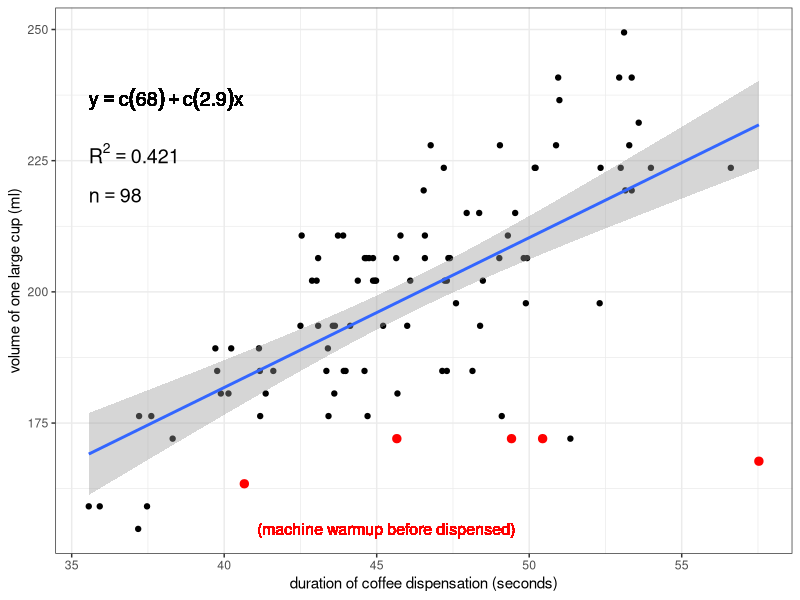
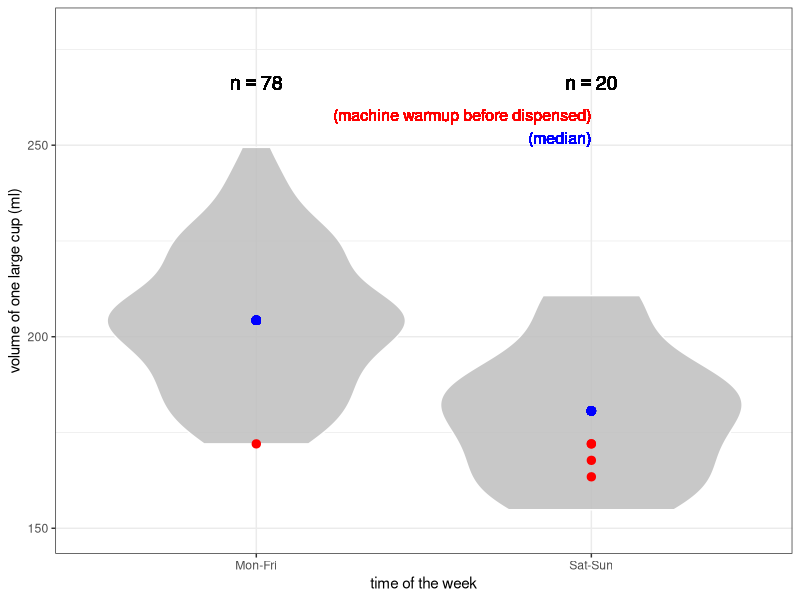
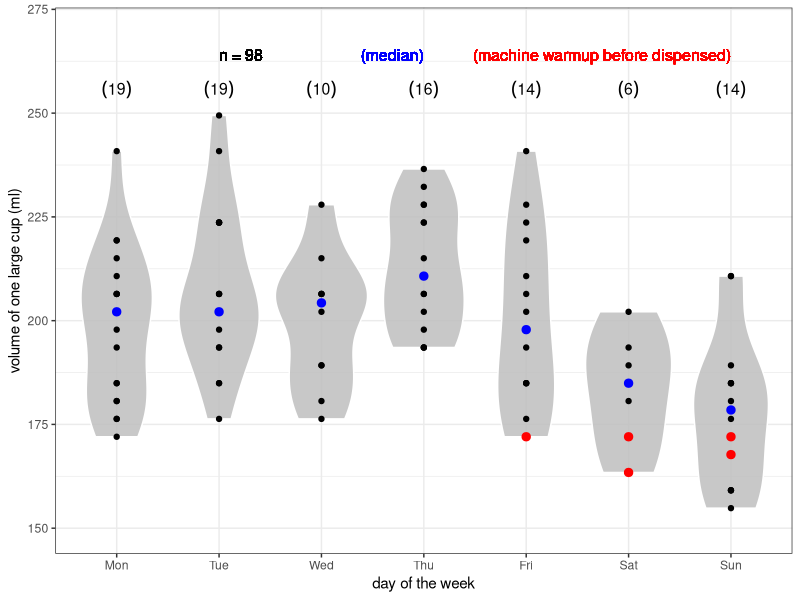
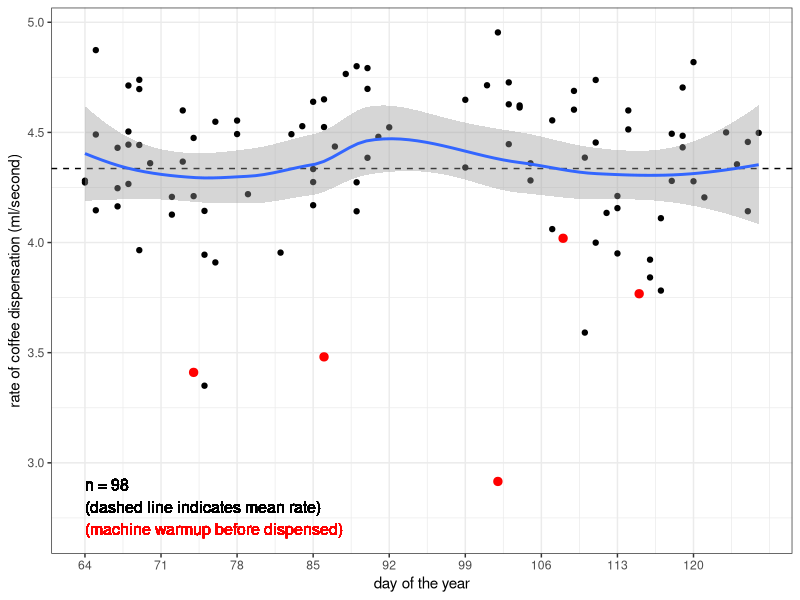
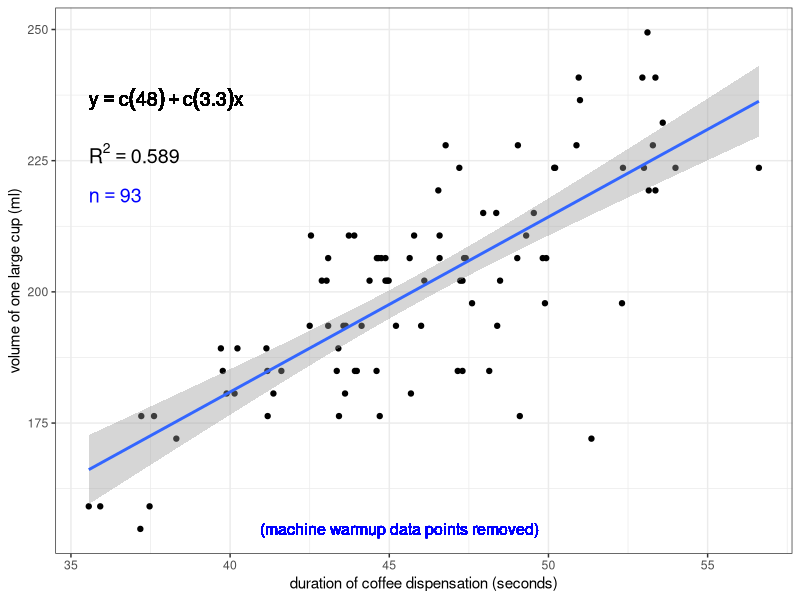

Write the R code that produced these figures, in order.

### How does the espresso machine vary in the volume of
### coffee it dispenses for a single "large" cup?

setwd("/home/sam/Dropbox/github/coffee-data")
#setwd("wherever you put this file after downloading it")

library(ggplot2)

df <- read.csv("coffee-data.csv")

# The ruler I use to measure height (and therefore calculate volume)
# has a 3 mm length between the zero mark and its end. So, we add 3 
# to the height...
df$height <- df$height + 3

# ... and then calculate volume and rate, 
# so we have more accurate data!
df$volume <- df$height*(3.1415*37^2)/1000
df$rate <- df$volume/df$duration

################################
### Volume vs. duration (duration of coffee dispensation)
{
# sample size
n <- length(df$duration)
# label to print sample size in subsequent plot
n.text <- paste("n == ", n)
# data.frame of sample size label and coordinates
# at which to print it on the plot
n.df <- data.frame(n.text, x=min(df$duration), y=0.87*max(df$volume))
  
# calculate R-squared value
rsq <- signif(summary(lm(df$volume ~ df$duration))$r.squared, digits=3)
# make a label to print R-squared value in subsequent plot
rsq.text <- paste("R^2 == ",rsq)
# make a data.frame of R-squared value label and coordinates
# at which to print it on the plot
rsq.df <- data.frame(rsq.text,x=min(df$duration),y=0.9*max(df$volume))

# function to extract regression equation
lm_eqn <- function(df)
{
  m <- lm(df$volume ~ df$duration)
  eq <- substitute(y == a + b*x, 
                   list(a = format(coef(m)[1], digits = 2), 
                        b = format(coef(m)[2], digits = 2)))
  as.character(as.expression(eq))                 
}

# generate plot w/ simple linear regression overlayed
plot <- ggplot(df, aes(duration, volume)) +
  geom_point() +
  stat_smooth(method="lm") +
  xlab("duration of coffee dispensation (seconds)") +
  ylab("volume of one large cup (ml)") +
  theme(axis.text=element_text(size=4), axis.title=element_text(size=5)) +
  theme_bw()

# add regression equation to plot
plot <- plot + 
  geom_text(data=n.df, aes(x,y,label=n.text),parse=TRUE,hjust=0,vjust=0,size=5) +
  geom_text(data=rsq.df, aes(x,y,label=rsq.text),parse=TRUE,hjust=0,vjust=0,size=5) +
  geom_text(aes(x=min(df$duration),y=0.94*max(df$volume),label=lm_eqn(df)),parse=TRUE,hjust=0,vjust=0,size=5)

# add a layer that highlights the last data point recorded
#plot <- plot +
#  geom_point(data=df[length(df$duration),],color="red",size=2.5)

# add a layer that highlights data points where espresso machine 
# had to "warm up" before dispensing coffee
plot <- plot +
  geom_point(data=df[df$warmup%in%"yes",], color="red", size=2.5) +
  geom_text(aes(x=mean(df$duration)-5,y=min(df$volume),label="(machine warmup before dispensed)"),
           hjust=0,vjust=0.5,color="red",size=4)

# print plot in R window
plot

# save plot directly to file as a .jpeg
jpeg("coffee-volume-vs-duration-all.jpeg", width=7, height=5, units="in", res=300)
print(plot)
dev.off()
}



################################
### Distributions of volume dispensed: weekdays vs. weekends
{
df$workday <- factor(df$workday)

# median volumes for weekday and weekend categories
med.week <- median(df$volume[df$workday%in%"Mon-Fri"])
med.wkend <- median(df$volume[df$workday%in%"Sat-Sun"])

# generate violin-and-boxplot plot with points overlayed and jittered to better reflect sample size
vol.workday <- ggplot(df, aes(workday, volume)) +
  geom_violin(color="white", fill="gray", alpha=0.85)

# add layer highlighting points where espresso machine needed to
# "warm up" before dispensing coffee
vol.workday <- vol.workday +
  geom_point(data=df[df$warmup%in%"yes",], color="red", size=2.5) +
  geom_text(aes(x="Sat-Sun", y=max(df$volume)+10, label="(machine warmup before dispensed)"),
            hjust=1,vjust=1,size=4,color="red") +
  geom_text(aes(x="Sat-Sun", y=max(df$volume)+4, label="(median)"),
            hjust=1,vjust=1,size=4,color="blue") +
  #geom_point(position=position_jitter(width=0.1,height=0)) +
  # plot points representing median volumes for weekdays and weekends
  geom_point(aes(x="Mon-Fri",y=med.week),color="blue",size=2.5) +
  geom_point(aes(x="Sat-Sun",y=med.wkend),color="blue",size=2.5) +
  xlab("time of the week") +
  ylab("volume of one large cup (ml)") +
  theme(axis.text=element_text(size=4), axis.title=element_text(size=5)) +
  coord_cartesian(ylim=c(min(df$volume)-5,max(df$volume)+30)) +
  theme_bw()

# add sample sizes for weekdays and weekends
vol.workday <- vol.workday +
  geom_text(aes(x="Mon-Fri",y=max(df$volume)+15,
                label=paste("n == ", length(df$workday[which(df$workday%in%"Mon-Fri")]))),
            parse=TRUE,hjust=0.5,vjust=0,size=5) +
  geom_text(aes(x="Sat-Sun",y=max(df$volume)+15,
                label=paste("n == ", length(df$workday[which(df$workday%in%"Sat-Sun")]))),
            parse=TRUE,hjust=0.5,vjust=0,size=5)

# print plot in R window
vol.workday

# save plot to file as .jpeg
jpeg("coffee-volume-by-workday.jpeg", width=7, height=5, units="in", res=300)
print(vol.workday)
dev.off()
}


################################
### Distributions of volume dispensed by day
{
  df$day <- factor(df$day,levels=c("Mon","Tue","Wed","Thu","Fri","Sat","Sun"))
    
    
  median.by.day <- data.frame(c("Mon","Tue","Wed","Thu","Fri","Sat","Sun"),
                              c(0,0,0,0,0,0,0),
                              c(0,0,0,0,0,0,0))
  
  names(median.by.day) <- c("day", "median.volume", "n")
  
  for (i in 1:7)
  {
    median.by.day$median.volume[i] <- median(df$volume[df$day%in%median.by.day$day[i]])
    median.by.day$n[i] <- length(df$volume[df$day%in%median.by.day$day[i]])
  }
  
  # generate violin-and-boxplot plot with points overlayed and jittered to better reflect sample size
  vol.day <- ggplot(df, aes(day, volume)) +
    geom_violin(color="white", fill="gray", alpha=0.85) +
    geom_point()
  
  # add layer highlighting points where espresso machine needed to
  # "warm up" before dispensing coffee
  vol.day <- vol.day +
    geom_point(data=df[df$warmup%in%"yes",], color="red", size=2.5) +
    geom_text(aes(x="Sun", y=max(df$volume)+16, label="(machine warmup before dispensed)"),
              hjust=1,vjust=1,size=4,color="red") +
    geom_text(aes(x="Thu", y=max(df$volume)+16, label="(median)"),
              hjust=1,vjust=1,size=4,color="blue") +
    geom_text(aes(x="Tue", y=max(df$volume)+16, label=paste("n = ", length(df$volume), sep="")),
              hjust=0,vjust=1,size=4) +
    #geom_point(position=position_jitter(width=0.1,height=0)) +
    # plot points representing median volumes for weekdays and weekends
    geom_point(data=median.by.day, aes(day,median.volume),color="blue",size=2.5) +
    xlab("day of the week") +
    ylab("volume of one large cup (ml)") +
    theme(axis.text=element_text(size=4), axis.title=element_text(size=5)) +
    coord_cartesian(ylim=c(min(df$volume)-5,max(df$volume)+20)) +
    theme_bw()
  
  # add sample sizes for weekdays and weekends
  vol.day <- vol.day +
    geom_text(data=median.by.day, aes(day,y=max(df$volume)+4),
                  label=paste("(", median.by.day$n, ")", sep=""),
              parse=TRUE,hjust=0.5,vjust=0,size=4)
  
  # print plot in R window
  vol.day
  
  # save plot to file as .jpeg
  jpeg("coffee-volume-by-day.jpeg", width=8, height=5, units="in", res=300)
  print(vol.day)
  dev.off()
}


################################
### Rate vs. date
{
  # add a numeric variable of days of the year (for x-axis)
  date.to.num <- read.csv("date-to-numeric.csv")
  df$day.yr <- 0  
  for (i in 1:length(df$date))
  {
    df$day.yr[i] <- date.to.num$day.yr[which(date.to.num$date%in%df$date[i])]
  }
  
  rate.date <- ggplot(df, aes(day.yr, rate)) +
    geom_point() +
    geom_hline(yintercept=mean(df$rate), linetype="dashed") +
    stat_smooth(method="loess") +
    xlab("day of the year") +
    ylab("rate of coffee dispensation (ml/second)") +
    scale_x_continuous(breaks=c(seq(from=min(df$day.yr), to=max(df$day.yr), by=7))) +
    theme(axis.text=element_text(size=4), axis.title=element_text(size=5)) +
    theme_bw()
  
  rate.date <- rate.date +
    geom_point(data=df[df$warmup%in%"yes",], color="red", size=2.5) +
    geom_text(aes(x=64,y=2.7,label="(machine warmup before dispensed)"),
              hjust=0,vjust=0.5,color="red",size=4) +
    geom_text(aes(x=64,y=2.8,label="(dashed line indicates mean rate)"),
              hjust=0,vjust=0.5,size=4) +
    geom_text(aes(x=64,y=2.9,label=paste("n = ", length(df$volume), sep="")),
              hjust=0,vjust=0.5,size=4)
  
  rate.date
  
  jpeg("coffee-rate-by-date.jpeg", width=8, height=5, units="in", res=300)
  print(rate.date)
  dev.off()
}


################################
### Volume vs. duration (duration of coffee dispensation)
### EXCLUDING instances where machine had to warm up
{
  # subset df by removing machine warmup rows
  df.no <- df[df$warmup%in%"no",]
  
  # recalculate sample size
  n <- length(df.no$duration)
  # label to print sample size in subsequent plot
  n.text <- paste("n == ", n)
  # data.frame of sample size label and coordinates
  # at which to print it on the plot
  n.df <- data.frame(n.text, x=min(df.no$duration), y=0.87*max(df.no$volume))
  
  # recalculate R-squared value
  rsq <- signif(summary(lm(df.no$volume ~ df.no$duration))$r.squared, digits=3)
  # make a label to print R-squared value in subsequent plot
  rsq.text <- paste("R^2 == ",rsq)
  # make a data.frame of R-squared value label and coordinates
  # at which to print it on the plot
  rsq.df <- data.frame(rsq.text,x=min(df.no$duration),y=0.9*max(df.no$volume))
  
  # function to extract regression equation
  lm_eqn <- function(df.no)
  {
    m <- lm(df.no$volume ~ df.no$duration)
    eq <- substitute(y == a + b*x, 
                     list(a = format(coef(m)[1], digits = 2), 
                          b = format(coef(m)[2], digits = 2)))
    as.character(as.expression(eq))                 
  }
  
  # generate plot w/ simple linear regression overlayed
  plot.no.warmup <- ggplot(df.no, aes(duration, volume)) +
    geom_point() +
    stat_smooth(method="lm") +
    xlab("duration of coffee dispensation (seconds)") +
    ylab("volume of one large cup (ml)") +
    theme(axis.text=element_text(size=4), axis.title=element_text(size=5)) +
    theme_bw()
  
  # add regression equation to plot
  plot.no.warmup <- plot.no.warmup + 
    geom_text(data=n.df, aes(x,y,label=n.text),parse=TRUE,hjust=0,vjust=0,size=5,color="blue") +
    geom_text(data=rsq.df, aes(x,y,label=rsq.text),parse=TRUE,hjust=0,vjust=0,size=5) +
    geom_text(aes(x=min(df.no$duration),y=0.94*max(df.no$volume),label=lm_eqn(df.no)),parse=TRUE,hjust=0,vjust=0,size=5)
    
  # add a layer that highlights data points where espresso machine 
  # had to "warm up" before dispensing coffee
  plot.no.warmup <- plot.no.warmup +
    geom_text(aes(x=mean(df.no$duration)-5,y=min(df.no$volume),label="(machine warmup data points removed)"),
              hjust=0,vjust=0.5,color="blue",size=4)
  
  # print plot in R window
  plot.no.warmup
  
  # save plot directly to file as a .jpeg
  jpeg("coffee-volume-vs-duration-excluding-warmup-data.jpeg", width=7, height=5, units="in", res=300)
  print(plot.no.warmup)
  dev.off()
}
